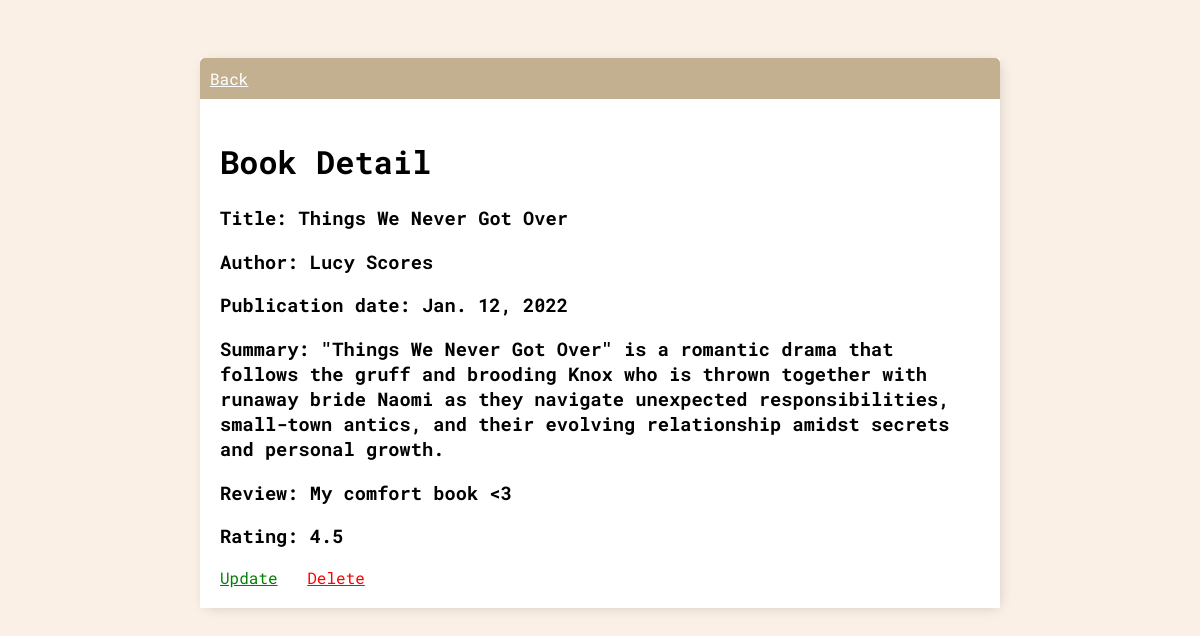
The app's page /8/ with its own data.
### base/models.py (models this page shows, shortened)
class Book(models.Model):
    title = models.CharField(max_length=255)
    author = models.CharField(max_length=255)
    publication_date = models.DateField()
    summary = models.TextField(blank=True, null=True)
    review = models.TextField(blank=True, null=True)
    rating = models.DecimalField(max_digits=2, decimal_places=1)

### base/views.py (the view)
# urls.py: path("<int:pk>/", views.BookDetailView.as_view(), name="book-detail"),
class BookDetailView(generic.DetailView):
    model = Book
    template_name = "base/book_detail.html"

### base/templates/base/book_detail.html
{% extends "base/main.html" %}
{% block content %}
<div class="header-bar">
    <a href="{% url 'book-list' %}">Back</a>
</div>
<div class="card-body">
    <h1>Book Detail</h1>
    <h3>Title: {{book.title}}</h3>
    <h3>Author: {{book.author}}</h3>
    <h3>Publication date: {{book.publication_date}}</h3>
    <h3>Summary: {{book.summary}}</h3>
    <h3>Review: {{book.review}}</h3>
    <h3>Rating: {{book.rating}}</h3>
    <a style="color: green; padding: 0px" href="{% url 'book-update' book.id %}">Update</a>
    <a style="color: red; padding: 20px;" href="{% url 'book-delete' book.id %}">Delete</a>
</div>
{% endblock content %}

### base/templates/base/main.html (style rules this page uses)
body { background-color: #faf0e6; font-family: 'Roboto Mono', monospace; padding-top: 50px; }
a, p { color: #c3b091; }
h3 { display: flex; justify-content: space-between; }
.header-bar { display: flex; justify-content: space-between; color: #fff; padding: 10px; border-radius: 5px 5px 0 0; background-color: #c3b091; }
.header-bar a { color: #fff; }
.card-body { padding: 20px; }

### records on screen
Book: title "Things We Never Got Over", author "Lucy Scores", publication_date "Jan. 12, 2022", summary "\"Things We Never Got Over\" is a romantic drama that follows the gruff and brooding Knox who is thrown together with runaway bride Naomi as they navigate unexpected responsibilities, small-town antics, and their evolving relationship amidst secrets and personal growth.", review "My comfort book <3", rating "4.5"
